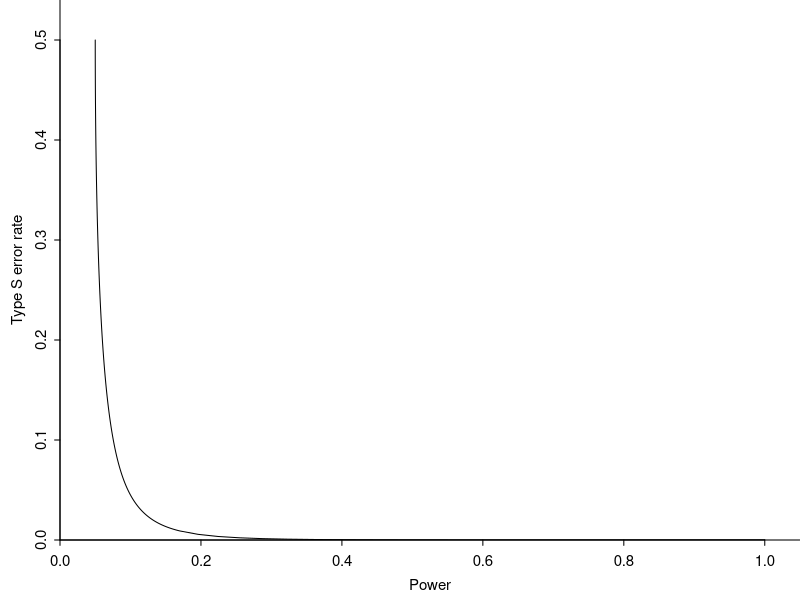
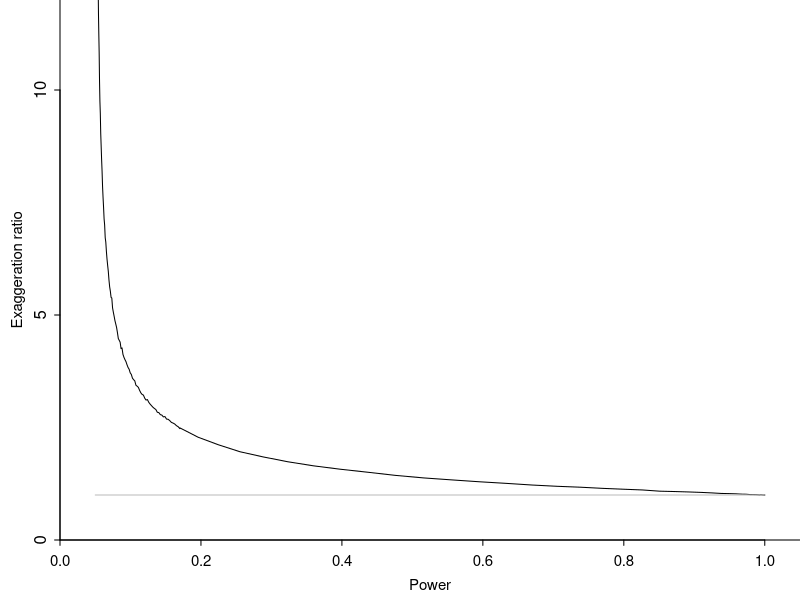

The R script that drew these images, in order:

#From Gelman and Carlin 2014
#http://www.stat.columbia.edu/~gelman/research/published/retropower_final.pdf
retrodesign <- function(A, s, alpha=.05, df=Inf, n.sims=10000){
  z <- qt(1-alpha/2, df)
  p.hi <- 1 - pt(z-A/s, df)
  p.lo <- pt(-z-A/s, df)
  power <- p.hi + p.lo
  typeS <- p.lo/power
  estimate <- A + s*rt(n.sims,df)
  significant <- abs(estimate) > s*z
  exaggeration <- mean(abs(estimate)[significant])/A
  return(list(power=power, typeS=typeS, exaggeration=exaggeration))
}

# Example: true effect size of 0.1, standard error 3.28, alpha=0.05
retrodesign(.1, 3.28)
# Example: true effect size of 2, standard error 8.1, alpha=0.05
retrodesign(2, 8.1)
# Producing Figures 2a and 2b for the Gelman and Carlin paper
D_range <- c(seq(0,1,.01),seq(1,10,.1),100)
n <- length(D_range)
power <- rep(NA, n)
typeS <- rep(NA, n)
exaggeration <- rep(NA, n)
for (i in 1:n){
  a <- retrodesign(D_range[i], 1)
  power[i] <- a$power
  typeS[i] <- a$typeS
  exaggeration[i] <- a$exaggeration
}
par(mar=c(3,3,0,0), mgp=c(1.7,.5,0), tck=-.01)
plot(power, typeS, type="l", xlim=c(0,1.05), ylim=c(0,0.54), xaxs="i", yaxs="i",
     xlab="Power", ylab="Type S error rate", bty="l", cex.axis=.9, cex.lab=.9)
par(mar=c(3,3,0,0), mgp=c(1.7,.5,0), tck=-.01)
plot(power, exaggeration, type="l", xlim=c(0,1.05), ylim=c(0,12), xaxs="i", yaxs="i",
     xlab="Power", ylab="Exaggeration ratio", bty="l", yaxt="n", cex.axis=.9, cex.lab=.9)
axis(2, c(0,5,10))
segments(.05, 1, 1, 1, col="gray")
